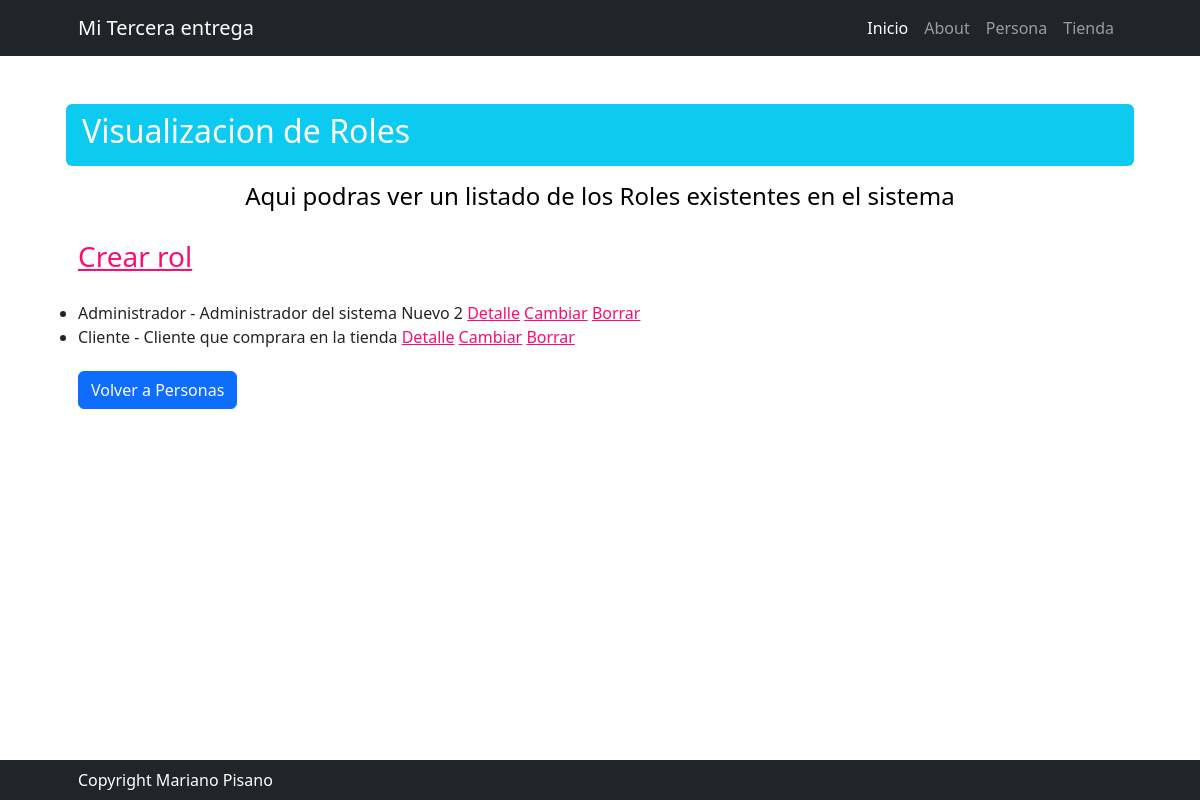
The app's page /persona/rol/list/, older data.
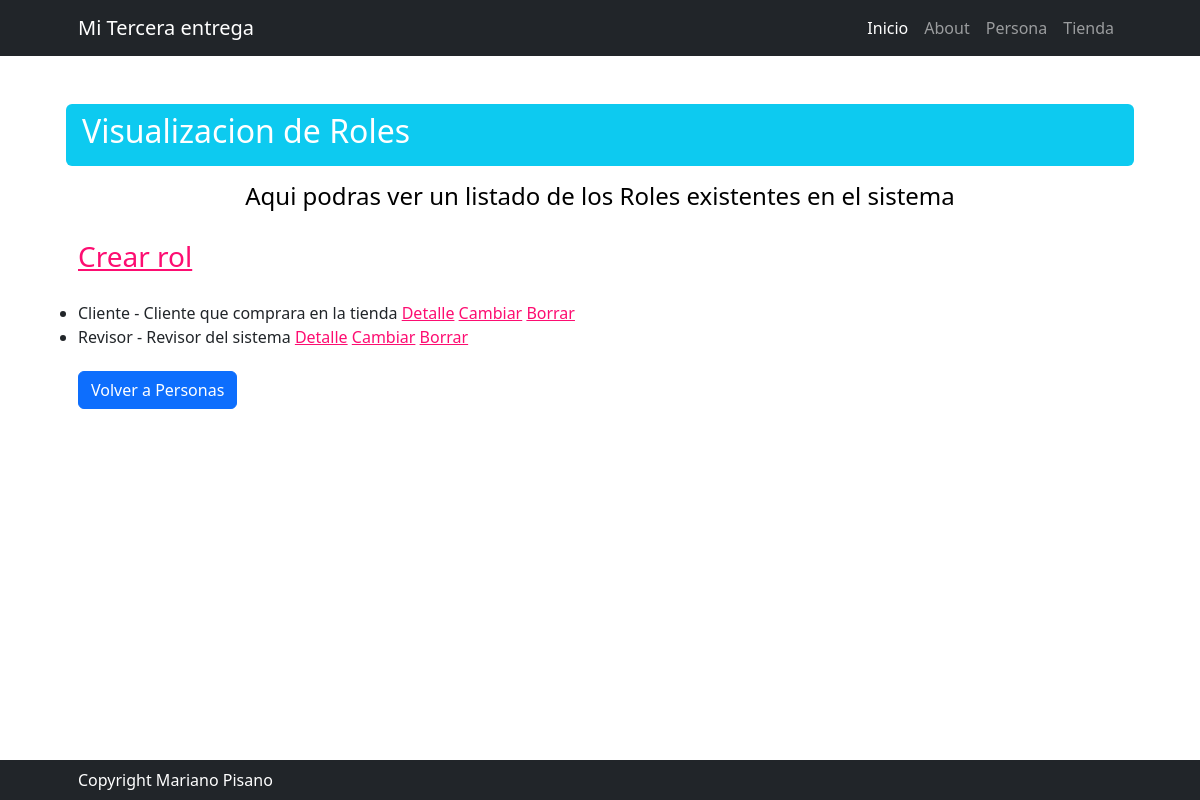
The same page, newer data.
### persona/models.py (models this page shows)
class Rol(models.Model):
    nombre = models.CharField(max_length=50, unique=True)
    descripcion = models.CharField(max_length=50, verbose_name="Descripción", null=True, blank=True)
    def __str__(self):
        return f"{self.nombre} - {self.descripcion}"
    class Meta:
        verbose_name_plural = "Roles"

### persona/views.py (the view)
# urls.py: path("rol/list/", views.RolList.as_view(), name="rol_list"),
class RolList(ListView):
    model = models.Rol

### persona/templates/persona/rol_list.html
{% extends 'core/base.html' %}
{% block titulo %}
    Visualizacion de Roles
{% endblock titulo %}
{% block Subtitulo %}
    Aqui podras ver un listado de los Roles existentes en el sistema
{% endblock Subtitulo %}
{% block contenido %}
    <div class="fs-3 pb-4">
        <a href="{% url 'persona:rol_create' %}">Crear rol</a>
    </div>
    <ul>
        {% for rol in object_list %}
            <li>{{ rol }}
                <a href="{% url 'persona:rol_detail' rol.id %}">Detalle</a>
                <a href="{% url 'persona:rol_update' rol.id %}">Cambiar</a>
                <a href="{% url 'persona:rol_delete' rol.id %}">Borrar</a>
            </li>
        {% endfor %}
    </ul>
    <div class="fs-3 pb-4">
        <a class="btn btn-primary" href="{% url 'persona:home' %}">Volver a Personas</a>
    </div>
{% endblock contenido %}

Row changes from the older to the newer data that the page shows:
removed Rol: nombre+descripcion "Administrador - Administrador del sistema Nuevo 2"
added Rol: nombre+descripcion "Revisor - Revisor del sistema"
